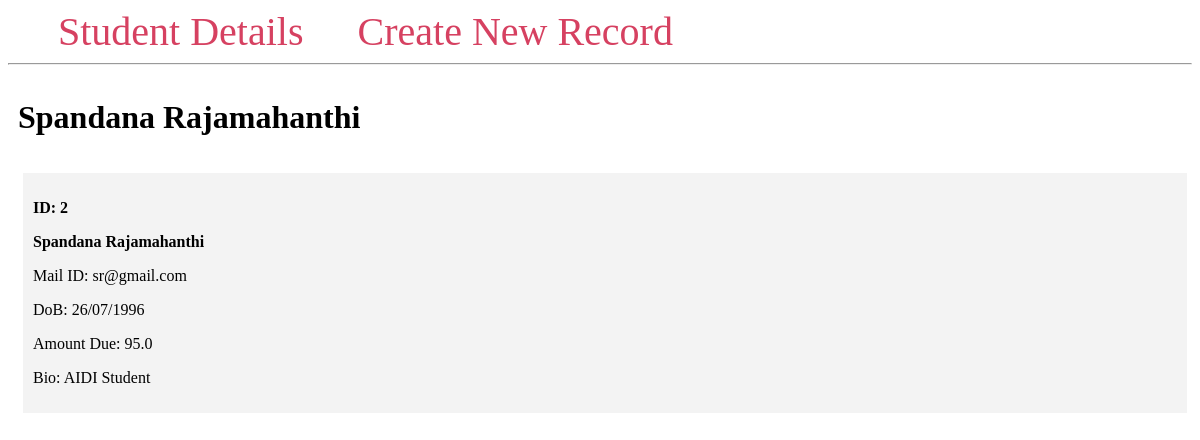
Page /2/ on the committed database.
### app.py (models this page shows, shortened)
class Student(db.Model):
    id = db.Column(db.Integer, primary_key=True)
    firstname = db.Column(db.String(100), nullable=False)
    lastname = db.Column(db.String(100), nullable=False)
    email = db.Column(db.String(80), unique=True, nullable=False)
    dob = db.Column(db.String(80))
    amt_due = db.Column(db.Float)
    created_at = db.Column(db.DateTime(timezone=True),
                           server_default=func.now())
    bio = db.Column(db.Text)

### app.py (the view)
@app.route('/<int:student_id>/')
def student(student_id):
    student = Student.query.get_or_404(student_id)
    return render_template('student.html', student=student)

### templates/student.html
{% extends 'base.html' %}
{% block content %}
    <span class="title">
        <h1>{% block title %} {{ student.firstname }} {{ student.lastname }}{% endblock %}</h1>
    </span>
    <div class="content">
            <div class="student">
                <p><b>ID: {{ student.id }}</b></p>
                <b>
                    <p class="name">{{ student.firstname }} {{ student.lastname }}</p>
                </b>
                <p>Mail ID: {{ student.email }}</p>
                <p>DoB: {{ student.dob }}</p>
                <p>Amount Due: {{ student.amt_due }}</p>
                <p>Bio: {{ student.bio }}</p>
                </div>
            </div>
    </div>
{% endblock %}

### templates/base.html (style rules this page uses)
.title { margin: 5px; }
.content { margin: 5px; width: 100%; display: flex; flex-direction: row; flex-wrap: wrap; }
.student { flex: 20%; padding: 10px; margin: 5px; background-color: #f3f3f3; inline-size: 100%; }

### rows in the picture
Student: firstname "Spandana", lastname "Rajamahanthi", id "2", email "sr@gmail.com", dob "26/07/1996", amt_due "95.0", bio "AIDI Student"
